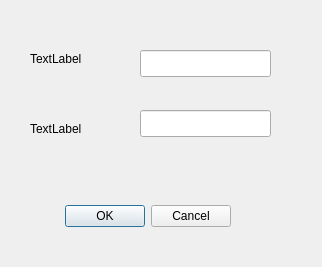
<?xml version="1.0" encoding="UTF-8"?>
<ui version="4.0">
 <class>Dialog</class>
 <widget class="QDialog" name="Dialog">
  <property name="geometry">
   <rect>
    <x>0</x>
    <y>0</y>
    <width>322</width>
    <height>267</height>
   </rect>
  </property>
  <property name="windowTitle">
   <string>Dialog</string>
  </property>
  <widget class="QDialogButtonBox" name="buttonBox">
   <property name="geometry">
    <rect>
     <x>50</x>
     <y>200</y>
     <width>181</width>
     <height>32</height>
    </rect>
   </property>
   <property name="orientation">
    <enum>Qt::Horizontal</enum>
   </property>
   <property name="standardButtons">
    <set>QDialogButtonBox::Cancel|QDialogButtonBox::Ok</set>
   </property>
  </widget>
  <widget class="QLabel" name="label">
   <property name="geometry">
    <rect>
     <x>30</x>
     <y>50</y>
     <width>67</width>
     <height>17</height>
    </rect>
   </property>
   <property name="text">
    <string>TextLabel</string>
   </property>
  </widget>
  <widget class="QLabel" name="label_2">
   <property name="geometry">
    <rect>
     <x>30</x>
     <y>120</y>
     <width>67</width>
     <height>17</height>
    </rect>
   </property>
   <property name="text">
    <string>TextLabel</string>
   </property>
  </widget>
  <widget class="QLineEdit" name="lineEdit">
   <property name="geometry">
    <rect>
     <x>140</x>
     <y>50</y>
     <width>131</width>
     <height>27</height>
    </rect>
   </property>
  </widget>
  <widget class="QLineEdit" name="lineEdit_2">
   <property name="geometry">
    <rect>
     <x>140</x>
     <y>110</y>
     <width>131</width>
     <height>27</height>
    </rect>
   </property>
  </widget>
 </widget>
 <resources/>
 <connections>
  <connection>
   <sender>buttonBox</sender>
   <signal>accepted()</signal>
   <receiver>Dialog</receiver>
   <slot>accept()</slot>
   <hints>
    <hint type="sourcelabel">
     <x>248</x>
     <y>254</y>
    </hint>
    <hint type="destinationlabel">
     <x>157</x>
     <y>274</y>
    </hint>
   </hints>
  </connection>
  <connection>
   <sender>buttonBox</sender>
   <signal>rejected()</signal>
   <receiver>Dialog</receiver>
   <slot>reject()</slot>
   <hints>
    <hint type="sourcelabel">
     <x>316</x>
     <y>260</y>
    </hint>
    <hint type="destinationlabel">
     <x>286</x>
     <y>274</y>
    </hint>
   </hints>
  </connection>
 </connections>
</ui>
